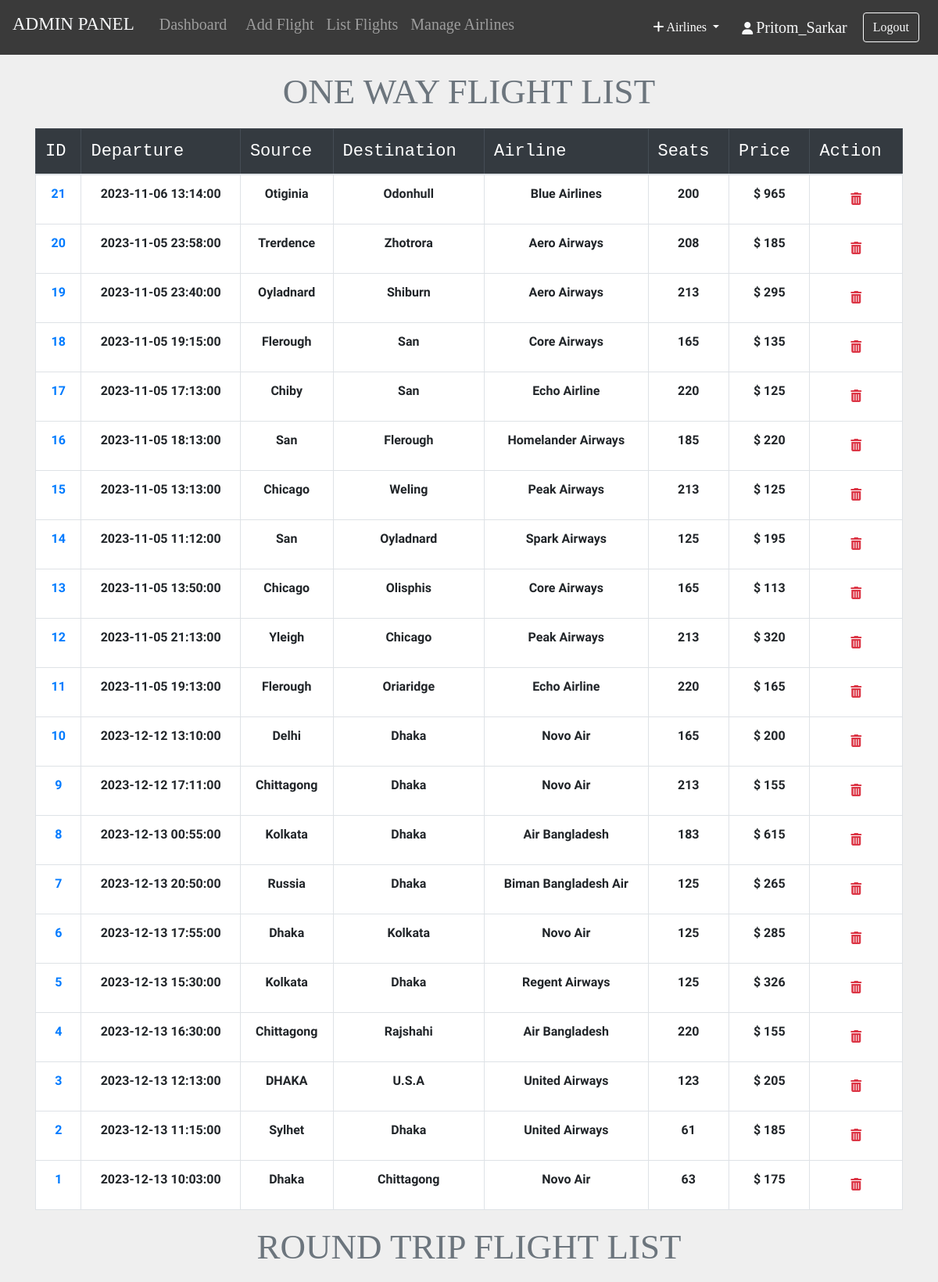
The app's page /admin/all_flights.php (signed in, upper part) with its own data.
### tables this page shows
CREATE TABLE `One_Way_flight` (
  `flight_id` int(11) NOT NULL,
  `admin_id` int(11) NOT NULL,
  `departure` datetime NOT NULL,
  `Destination` varchar(20) NOT NULL,
  `source` varchar(20) NOT NULL,
  `airline` varchar(20) NOT NULL,
  `Seats` varchar(110) NOT NULL,
  `duration` varchar(20) NOT NULL,
  `Price` int(11) NOT NULL,
  `status` varchar(6) DEFAULT NULL,
  `issue` varchar(50) DEFAULT NULL,
  `last_seat` varchar(5) DEFAULT '',
  `cavin_seats` int(11) DEFAULT '20',
  `last_cavin_seat` varchar(5) DEFAULT ''
);

### admin/all_flights.php (the view, shortened to what this page needs)
<?php include_once 'header.php'; ?>
<?php include_once 'footer.php';
require '../helpers/init_conn_db.php';?>
    <main>
        <?php
        if(isset($_SESSION['adminId'])) { ?>
          <div class="container-md mt-2">
            <h1 class="display-4 text-center text-secondary"
              >ONE WAY FLIGHT LIST</h1>
            <table class="table table-bordered">
              <thead class="table-dark">
                <tr>
                  <th scope="col">ID</th>
                  <th scope="col">Departure</th>
                  <th scope="col">Source</th>
                  <th scope="col">Destination</th>
                  <th scope="col">Airline</th>
                  <th scope="col">Seats</th>
                  <th scope="col">Price</th>
                  <th scope="col">Action</th>
                </tr>
              </thead>
              <tbody>
                <?php
                $sql = 'SELECT * FROM One_Way_Flight ORDER BY flight_id DESC';
                $stmt = mysqli_stmt_init($conn);
                mysqli_stmt_prepare($stmt,$sql);
                mysqli_stmt_execute($stmt);
                $result = mysqli_stmt_get_result($stmt);
                while ($row = mysqli_fetch_assoc($result)) {
                  echo "
                  <tr class='text-center'>
                    <td scope='row'>
                      <a href='pass_list.php?flight_id=".$row['flight_id']."'>
                      ".$row['flight_id']." </a> </td>
                    <td>".$row['departure']."</td>
                    <td>".$row['source']."</td>
                    <td>".$row['Destination']."</td>
                    <td>".$row['airline']."</td>
                    <td>".$row['Seats']."</td>
                    <td>$ ".$row['Price']."</td>
                    <td>
                    <form action='all_flights.php' method='post'>
                      <input name='flight_id' type='hidden' value=".$row['flight_id'].">
                      <button  class='btn' type='submit' name='del_flight'>
                      <i class='text-danger fa fa-trash'></i></button>
                    </form>
                    </td>
                  </tr>
                  ";
                }
                ?>
              </tbody>
            </table>
          </div>
        <?php } ?>
    </main>
    <main>
        <?php
        if(isset($_SESSION['adminId'])) { ?>
          <div class="container-md mt-2">
            <h1 class="display-4 text-center text-secondary"
              >ROUND TRIP FLIGHT LIST</h1>
          </div>
        <?php } ?>
    </main>

### admin/all_flights.php (style rules this page uses)
table { background-color: white; }
h1 { margin-top: 20px; margin-bottom: 20px; font-family: 'product sans'; font-size: 45px !important; font-weight: lighter; }
body { background-color: #efefef; }
th { font-size: 22px; font-weight: lighter; font-family: 'Courier New', Courier, monospace; }
td { margin-top: 10px !important; font-size: 16px; font-weight: bold; font-family: 'Assistant', sans-serif !important; }

### records on screen
one_way_flight: flight_id "21", departure "2023-11-06 13:14:00", source "Otiginia", Destination "Odonhull", airline "Blue Airlines", Seats "200", Price "965"
one_way_flight: flight_id "20", departure "2023-11-05 23:58:00", source "Trerdence", Destination "Zhotrora", airline "Aero Airways", Seats "208", Price "185"
one_way_flight: flight_id "19", departure "2023-11-05 23:40:00", source "Oyladnard", Destination "Shiburn", airline "Aero Airways", Seats "213", Price "295"
one_way_flight: flight_id "18", departure "2023-11-05 19:15:00", source "Flerough", Destination "San", airline "Core Airways", Seats "165", Price "135"
one_way_flight: flight_id "17", departure "2023-11-05 17:13:00", source "Chiby", Destination "San", airline "Echo Airline", Seats "220", Price "125"
one_way_flight: flight_id "16", departure "2023-11-05 18:13:00", source "San", Destination "Flerough", airline "Homelander Airways", Seats "185", Price "220"
one_way_flight: flight_id "15", departure "2023-11-05 13:13:00", source "Chicago", Destination "Weling", airline "Peak Airways", Seats "213", Price "125"
one_way_flight: flight_id "14", departure "2023-11-05 11:12:00", source "San", Destination "Oyladnard", airline "Spark Airways", Seats "125", Price "195"
one_way_flight: flight_id "13", departure "2023-11-05 13:50:00", source "Chicago", Destination "Olisphis", airline "Core Airways", Seats "165", Price "113"
one_way_flight: flight_id "12", departure "2023-11-05 21:13:00", source "Yleigh", Destination "Chicago", airline "Peak Airways", Seats "213", Price "320"
one_way_flight: flight_id "11", departure "2023-11-05 19:13:00", source "Flerough", Destination "Oriaridge", airline "Echo Airline", Seats "220", Price "165"
one_way_flight: flight_id "10", departure "2023-12-12 13:10:00", source "Delhi", Destination "Dhaka", airline "Novo Air", Seats "165", Price "200"
one_way_flight: flight_id "9", departure "2023-12-12 17:11:00", source "Chittagong", Destination "Dhaka", airline "Novo Air", Seats "213", Price "155"
one_way_flight: flight_id "8", departure "2023-12-13 00:55:00", source "Kolkata", Destination "Dhaka", airline "Air Bangladesh", Seats "183", Price "615"
one_way_flight: flight_id "7", departure "2023-12-13 20:50:00", source "Russia", Destination "Dhaka", airline "Biman Bangladesh Air", Seats "125", Price "265"
one_way_flight: flight_id "6", departure "2023-12-13 17:55:00", source "Dhaka", Destination "Kolkata", airline "Novo Air", Seats "125", Price "285"
one_way_flight: flight_id "5", departure "2023-12-13 15:30:00", source "Kolkata", Destination "Dhaka", airline "Regent Airways", Seats "125", Price "326"
one_way_flight: flight_id "4", departure "2023-12-13 16:30:00", source "Chittagong", Destination "Rajshahi", airline "Air Bangladesh", Seats "220", Price "155"
one_way_flight: flight_id "3", departure "2023-12-13 12:13:00", source "DHAKA", Destination "U.S.A", airline "United Airways", Seats "123", Price "205"
one_way_flight: flight_id "2", departure "2023-12-13 11:15:00", source "Sylhet", Destination "Dhaka", airline "United Airways", Seats "61", Price "185"
one_way_flight: flight_id "1", departure "2023-12-13 10:03:00", source "Dhaka", Destination "Chittagong", airline "Novo Air", Seats "63", Price "175"

### other values on screen
$_SESSION['adminUname'] "Pritom_Sarkar"
